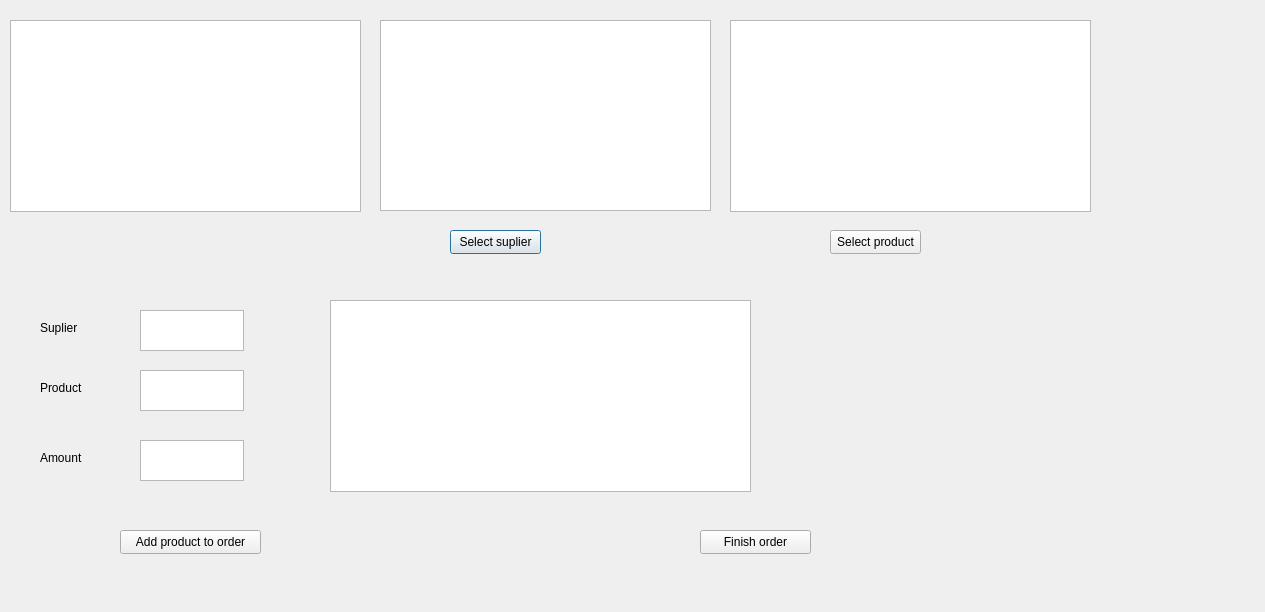
<?xml version="1.0" encoding="UTF-8"?>
<ui version="4.0">
 <class>OrderStock</class>
 <widget class="QDialog" name="OrderStock">
  <property name="geometry">
   <rect>
    <x>0</x>
    <y>0</y>
    <width>1265</width>
    <height>612</height>
   </rect>
  </property>
  <property name="windowTitle">
   <string>Dialog</string>
  </property>
  <widget class="QTableView" name="tableView_incoming_orders">
   <property name="geometry">
    <rect>
     <x>10</x>
     <y>20</y>
     <width>351</width>
     <height>192</height>
    </rect>
   </property>
  </widget>
  <widget class="QTableView" name="tableView_products">
   <property name="geometry">
    <rect>
     <x>730</x>
     <y>20</y>
     <width>361</width>
     <height>192</height>
    </rect>
   </property>
  </widget>
  <widget class="QTableView" name="tableView_suplier">
   <property name="geometry">
    <rect>
     <x>380</x>
     <y>20</y>
     <width>331</width>
     <height>191</height>
    </rect>
   </property>
  </widget>
  <widget class="QPlainTextEdit" name="plainTextEdit_suplier">
   <property name="geometry">
    <rect>
     <x>140</x>
     <y>310</y>
     <width>104</width>
     <height>41</height>
    </rect>
   </property>
   <property name="textInteractionFlags">
    <set>Qt::TextSelectableByMouse</set>
   </property>
  </widget>
  <widget class="QPushButton" name="pushButton_select_suplier">
   <property name="geometry">
    <rect>
     <x>450</x>
     <y>230</y>
     <width>91</width>
     <height>24</height>
    </rect>
   </property>
   <property name="text">
    <string>Select suplier</string>
   </property>
  </widget>
  <widget class="QPushButton" name="pushButton_select_product">
   <property name="geometry">
    <rect>
     <x>830</x>
     <y>230</y>
     <width>91</width>
     <height>24</height>
    </rect>
   </property>
   <property name="text">
    <string>Select product</string>
   </property>
  </widget>
  <widget class="QPlainTextEdit" name="plainTextEdit_product">
   <property name="geometry">
    <rect>
     <x>140</x>
     <y>370</y>
     <width>104</width>
     <height>41</height>
    </rect>
   </property>
   <property name="textInteractionFlags">
    <set>Qt::TextSelectableByMouse</set>
   </property>
  </widget>
  <widget class="QTextEdit" name="textEdit_amount">
   <property name="geometry">
    <rect>
     <x>140</x>
     <y>440</y>
     <width>104</width>
     <height>41</height>
    </rect>
   </property>
  </widget>
  <widget class="QLabel" name="label">
   <property name="geometry">
    <rect>
     <x>40</x>
     <y>320</y>
     <width>49</width>
     <height>16</height>
    </rect>
   </property>
   <property name="text">
    <string>Suplier</string>
   </property>
  </widget>
  <widget class="QLabel" name="label_2">
   <property name="geometry">
    <rect>
     <x>40</x>
     <y>380</y>
     <width>49</width>
     <height>16</height>
    </rect>
   </property>
   <property name="text">
    <string>Product</string>
   </property>
  </widget>
  <widget class="QLabel" name="label_3">
   <property name="geometry">
    <rect>
     <x>40</x>
     <y>450</y>
     <width>49</width>
     <height>16</height>
    </rect>
   </property>
   <property name="text">
    <string>Amount</string>
   </property>
  </widget>
  <widget class="QPushButton" name="pushButton_add_product">
   <property name="geometry">
    <rect>
     <x>120</x>
     <y>530</y>
     <width>141</width>
     <height>24</height>
    </rect>
   </property>
   <property name="text">
    <string>Add product to order</string>
   </property>
  </widget>
  <widget class="QPushButton" name="pushButton_finish">
   <property name="geometry">
    <rect>
     <x>700</x>
     <y>530</y>
     <width>111</width>
     <height>24</height>
    </rect>
   </property>
   <property name="text">
    <string>Finish order</string>
   </property>
  </widget>
  <widget class="QTableWidget" name="tableWidget_create_order">
   <property name="geometry">
    <rect>
     <x>330</x>
     <y>300</y>
     <width>421</width>
     <height>192</height>
    </rect>
   </property>
  </widget>
 </widget>
 <resources/>
 <connections/>
</ui>
